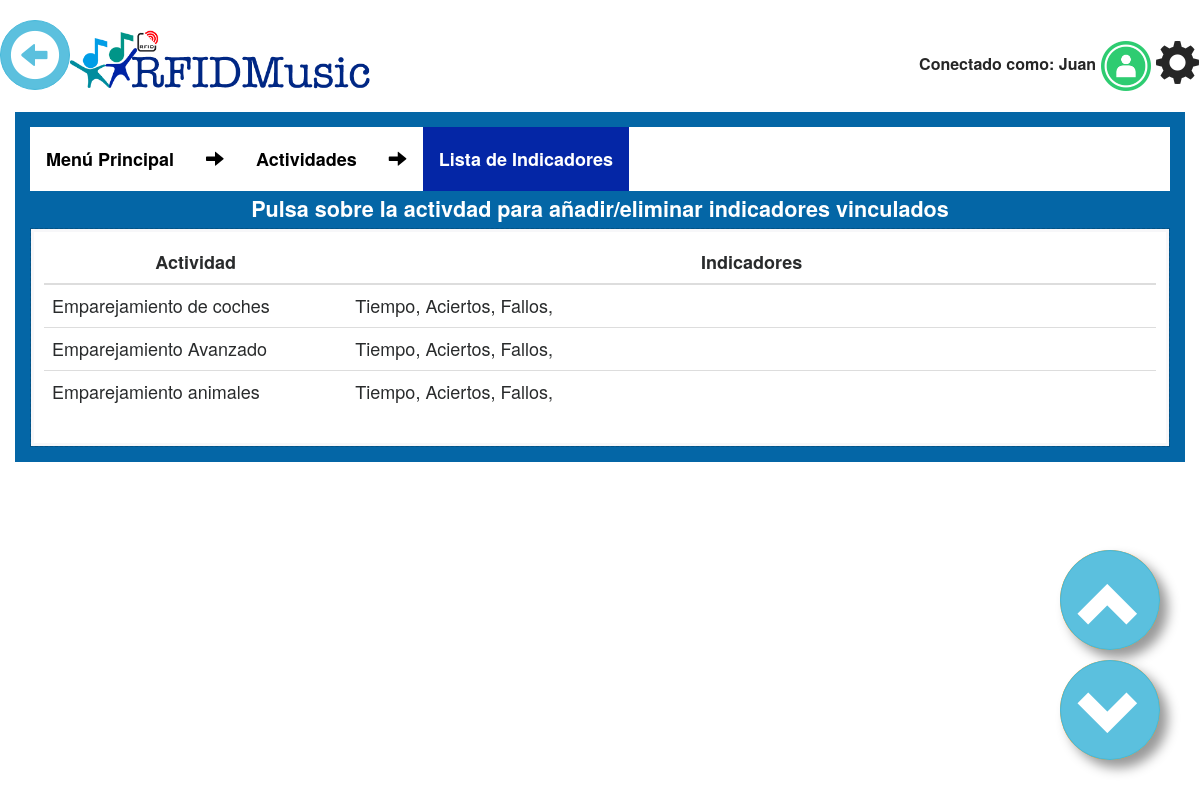
/settings/activities/indicators/ (signed in), run on an earlier commit of the app's database.
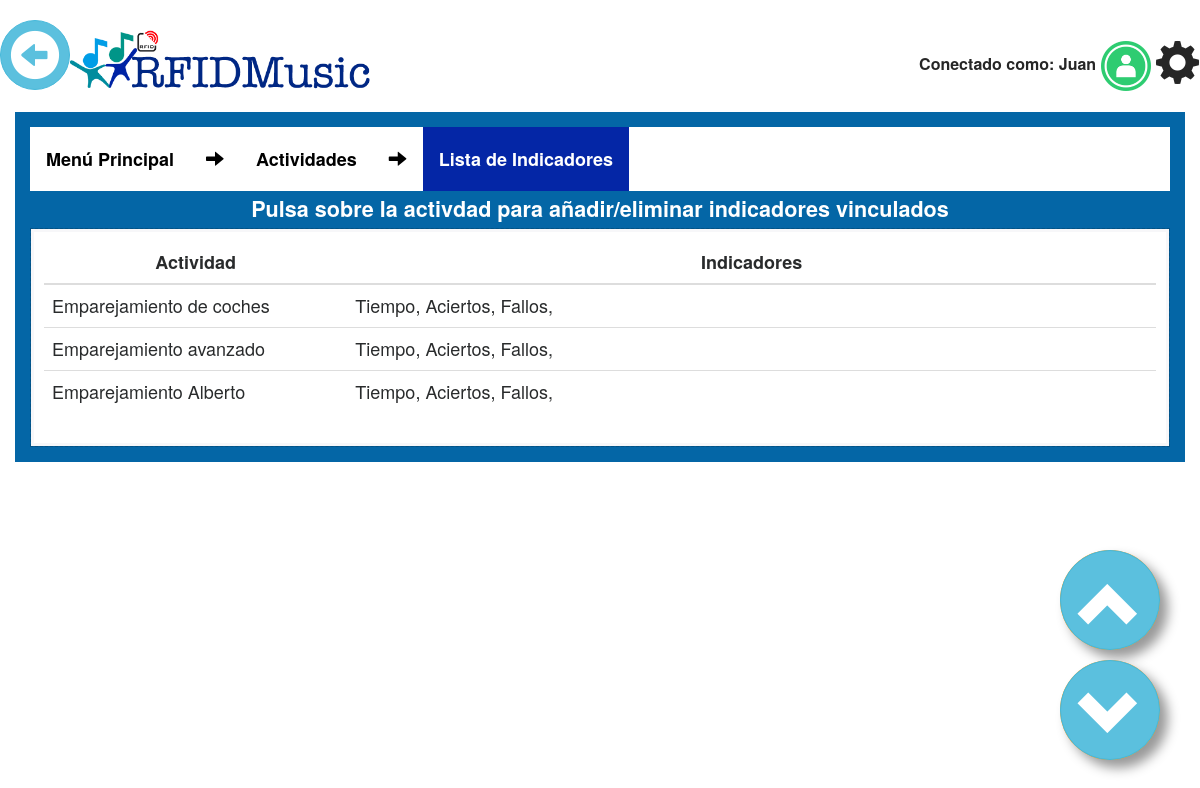
And on a later commit of the database.
### appQRMusical/models.py (models this page shows)
class Actividad(models.Model):
	id = models.AutoField(primary_key=True)
	nombre = models.CharField(max_length=100)
	descripcion = models.CharField(max_length=200, blank=True)
	proposito = models.CharField(max_length=100, blank=True)
	indicador = models.ManyToManyField(Indicador, blank=True)
	def __str__(self):
		return self.nombre

class Indicador(models.Model):
    id_indicador =  models.AutoField(primary_key=True)
    nombre = models.CharField(max_length=50, blank=True)
    descripcion = models.TextField(blank=True)
    def __str__(self):
        return self.nombre

### appQRMusical/views.py (the view)
# urls.py: url(r'^settings/activities/indicators/$', Lista_Indicadores.as_view(), name='indicators_list'),
class Lista_Indicadores(LoginRequiredMixin, ListView):
	model = Actividad
	template_name="indicators_list.html"
	login_url='/login/'
	redirect_field_name = "/login/"
	def get_context_data(self, **kwargs):
		context = super(Lista_Indicadores, self).get_context_data(**kwargs)
		context['Activities'] = Actividad.objects.all
		context['QRM_color'] = "QRM_orange"
		return context

### appQRMusical/templatetags/zbar_extras.py (called while the page is built)
@register.simple_tag
def stop_cam():
	print("Stop Cam")
	if global_vars.zbar_status != None:
		os.system("ps -A | grep zbar| awk '{print $1}' | xargs kill -9 $1")
		global_vars.zbar_status = None
		global_vars.cam = 1

@register.simple_tag
def restart_game_vars():
	print("Reset game's global vars")
	global_vars.game_fail = 0
	global_vars.game_success = 0
	global_vars.game_initialized = False
	global_vars.last_message = global_vars.message
	global_vars.message_alert = "alert-info"
	global_vars.game_image = "/files/static/Who.png"
	global_vars.game_image = ""
	global_vars.game_file = ""
	global_vars.game_display = "none"
	global_vars.message = 'Get close QR code to cam'

### appQRMusical/templates/indicators_list.html (shortened to what this page needs)
{% extends "body.html" %}
{% block content_wrapper %}
<div class="col-sm-12 QRM_box {{QRM_color}}">
<ul>
  <strong><li>
  <li><a href="{% url 'settings' %}">Menú Principal</a></li>
  <li><a><i class="glyphicon glyphicon-arrow-right" ></i></a></li>
  <li><a href="{% url 'activity_settings' %}">Actividades</a></li>
  <li><a><i class="glyphicon glyphicon-arrow-right" ></i></a></li>
  <li><a class="active" href="{% url 'indicators_list' %}">Lista de Indicadores</a></li>
</strong>
</ul>
<strong><big style="color:white">Pulsa sobre la activdad para añadir/eliminar indicadores vinculados</big></strong>
	<div class="QRM_box_in">
		<div class="QRM_wrapper_table">
			<table class="table table-hover">
				<thead>
					<tr>
						<th>Actividad</th>
						<th>Indicadores</th>
			    	</tr>
				</thead>
				<tbody>
                        {% for i in Activities %}
						<tr onclick="document.location = '{% url 'update_indicator' i.id %}';">
		      				<td scope="row" style="width: 15%;">{{ i }}</td>
		      				<td style="width: 40%;">
                                {% for son in i.indicador.all %}
                                    {{ son }},
                                {% endfor %}
                            </td>
		    			</tr>
					{% endfor %}
				</tbody>
			</table>
		</div>
</div>
</div>
{% endblock content_wrapper %}

What changed in the data, as far as the page shows it:
removed Actividad: nombre "Emparejamiento animales", Indicador (nombre "Tiempo"), Indicador (nombre "Aciertos"), Indicador (nombre "Fallos")
changed Actividad: nombre "Emparejamiento Avanzado" → "Emparejamiento avanzado"
added Actividad: nombre "Emparejamiento Alberto", Indicador (nombre "Tiempo"), Indicador (nombre "Aciertos"), Indicador (nombre "Fallos")
